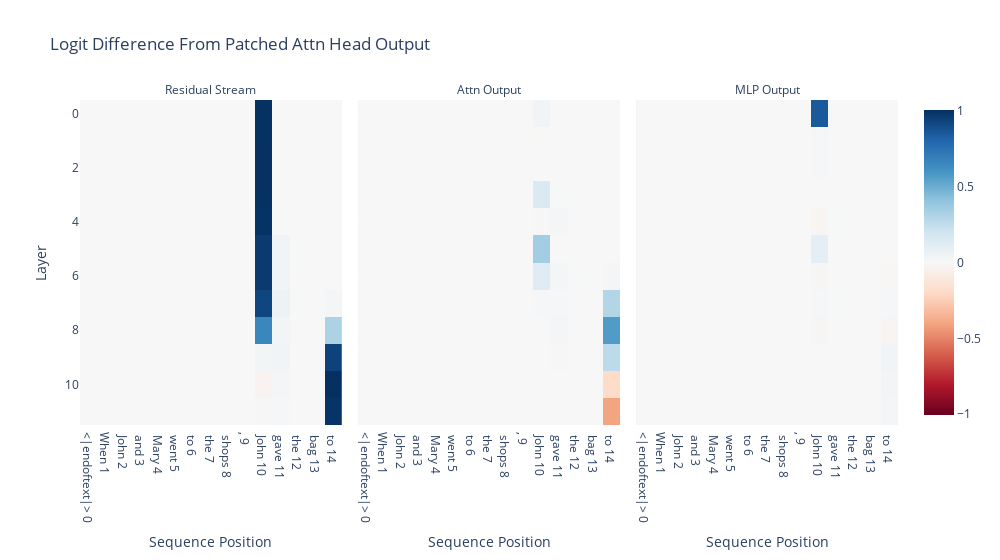

Notebook source saved alongside this figure:
### Markdown cell above
Patch in residual stream by block -- just after the attention layer or just after the MLP

### Code cell
act_patch_block_every = patching.get_act_patch_block_every(model, corrupted_tokens, clean_cache, ioi_metric)

imshow(
    act_patch_block_every,
    x=labels, 
    facet_col=0, # This argument tells plotly which dimension to split into separate plots
    facet_labels=["Residual Stream", "Attn Output", "MLP Output"], # Subtitles of separate plots
    title="Logit Difference From Patched Attn Head Output", 
    labels={"x": "Sequence Position", "y": "Layer"},
    width=1000,
)

### Figure 1 — Plotly figure (JSON) as saved in the notebook; plotly's stock layout.template omitted (floating-point values rounded to 4 significant figures; data arrays with more than 128 entries replaced by an {"elided": "..."} marker saying what was removed)
{"data": [{"coloraxis": "coloraxis", "hovertemplate": "Sequence Position: %{x}<br>Layer: %{y}<br>color: %{z}<extra></extra>", "name": "0", "type": "heatmap", "x": ["<|endoftext|> 0", "When 1", " John 2", " and 3", " Mary 4", " went 5", " to 6", " the 7", " shops 8", ", 9", " John 10", " gave 11", " the 12", " bag 13", " to 14"], "xaxis": "x", "yaxis": "y", "z": {"elided": "12x15 float values"}}, {"coloraxis": "coloraxis", "hovertemplate": "Sequence Position: %{x}<br>Layer: %{y}<br>color: %{z}<extra></extra>", "name": "1", "type": "heatmap", "x": ["<|endoftext|> 0", "When 1", " John 2", " and 3", " Mary 4", " went 5", " to 6", " the 7", " shops 8", ", 9", " John 10", " gave 11", " the 12", " bag 13", " to 14"], "xaxis": "x2", "yaxis": "y2", "z": {"elided": "12x15 float values"}}, {"coloraxis": "coloraxis", "hovertemplate": "Sequence Position: %{x}<br>Layer: %{y}<br>color: %{z}<extra></extra>", "name": "2", "type": "heatmap", "x": ["<|endoftext|> 0", "When 1", " John 2", " and 3", " Mary 4", " went 5", " to 6", " the 7", " shops 8", ", 9", " John 10", " gave 11", " the 12", " bag 13", " to 14"], "xaxis": "x3", "yaxis": "y3", "z": {"elided": "12x15 float values"}}], "layout": {"annotations": [{"font": {}, "showarrow": false, "text": "Residual Stream", "x": 0.16, "xanchor": "center", "xref": "paper", "y": 1, "yanchor": "bottom", "yref": "paper"}, {"font": {}, "showarrow": false, "text": "Attn Output", "x": 0.5, "xanchor": "center", "xref": "paper", "y": 1, "yanchor": "bottom", "yref": "paper"}, {"font": {}, "showarrow": false, "text": "MLP Output", "x": 0.84, "xanchor": "center", "xref": "paper", "y": 1, "yanchor": "bottom", "yref": "paper"}], "coloraxis": {"cmid": 0, "colorscale": [[0, "rgb(103,0,31)"], [0.1, "rgb(178,24,43)"], [0.2, "rgb(214,96,77)"], [0.3, "rgb(244,165,130)"], [0.4, "rgb(253,219,199)"], [0.5, "rgb(247,247,247)"], [0.6, "rgb(209,229,240)"], [0.7, "rgb(146,197,222)"], [0.8, "rgb(67,147,195)"], [0.9, "rgb(33,102,172)"], [1, "rgb(5,48,97)"]]}, "title": {"text": "Logit Difference From Patched Attn Head Output"}, "width": 1000, "xaxis": {"anchor": "y", "constrain": "domain", "domain": [0, 0.32], "scaleanchor": "y", "title": {"text": "Sequence Position"}}, "xaxis2": {"anchor": "y2", "domain": [0.34, 0.66], "matches": "x", "title": {"text": "Sequence Position"}}, "xaxis3": {"anchor": "y3", "domain": [0.68, 1.0], "matches": "x", "title": {"text": "Sequence Position"}}, "yaxis": {"anchor": "x", "autorange": "reversed", "constrain": "domain", "domain": [0, 1], "title": {"text": "Layer"}}, "yaxis2": {"anchor": "x2", "domain": [0, 1], "matches": "y", "showticklabels": false}, "yaxis3": {"anchor": "x3", "domain": [0, 1], "matches": "y", "showticklabels": false}}}
